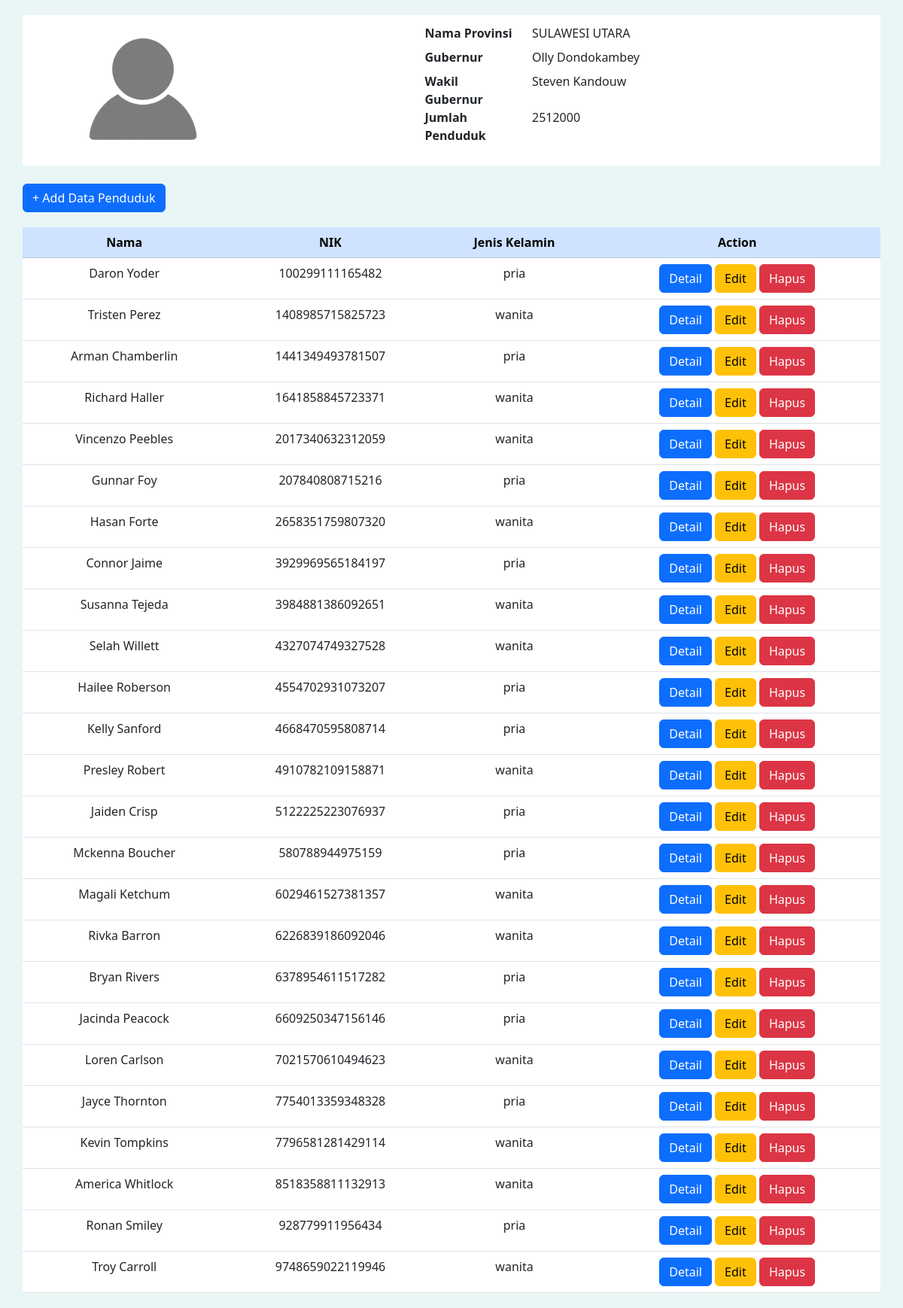
/list-penduduk/view_population.php?kode_provinsi=71, run on the app's committed database.
### tables this page shows
CREATE TABLE `tb_provinsi` (
  `Kode_Provinsi` varchar(5) NOT NULL,
  `Nama_Provinsi` varchar(30) NOT NULL,
  `Jumlah_Penduduk` int(11) NOT NULL,
  `Gubernur` varchar(100) NOT NULL,
  `Wakil_Gubernur` varchar(100) NOT NULL
);

CREATE TABLE `tb_penduduk` (
  `NIK` char(18) NOT NULL,
  `Nama` varchar(100) NOT NULL,
  `Jenis_Kelamin` varchar(9) NOT NULL,
  `Kota` varchar(30) NOT NULL,
  `Provinsi` varchar(50) NOT NULL,
  `Tanggal_Lahir` date NOT NULL,
  `Status` varchar(13) NOT NULL,
  `Agama` varchar(20) NOT NULL,
  `Pekerjaan` varchar(50) NOT NULL
);

### list-penduduk/view_population.php (the view, shortened to what this page needs)
<!DOCTYPE html>
<html lang="en">
    <head>
        <link
            href="https://cdn.jsdelivr.net/npm/bootstrap@5.2.1/dist/css/bootstrap.min.css"
            rel="stylesheet"
        />
        <link rel="stylesheet" href="assets/style.css" />
    </head>
    <body>
        <article class="container detail horizontal-center row align-items-center">
            <div class="img empty-profile col-md-4 horizontal-center">
                <img src="assets/empty-profile.png" alt="foto profil kosong" width="200px;" />
            </div>
            <div class="information col-md-6 horizontal-center">
                <dl class="row align-content-center">
                    <?php
                        require_once('../lib/db_login.php');
                        $kode_provinsi = $_GET['kode_provinsi'];
                        $query = "SELECT * FROM tb_provinsi WHERE Kode_Provinsi=" . $kode_provinsi ;
                        $result = $db->query($query);
                        while ($row = $result->fetch_object()) {
                            echo '<dt class="col-sm-3">Nama Provinsi</dt>';
                            echo '<dd class="col-sm-9">' . $row->Nama_Provinsi . '</dd>';
                            echo '<dt class="col-sm-3">Gubernur</dt>';
                            echo '<dd class="col-sm-9">' . $row->Gubernur . '</dd>';
                            echo '<dt class="col-sm-3">Wakil Gubernur</dt>';
                            echo '<dd class="col-sm-9">' . $row->Wakil_Gubernur . '</dd>';
                            echo '<dt class="col-sm-3">Jumlah Penduduk</dt>';
                            echo '<dd class="col-sm-9">' . $row->Jumlah_Penduduk . '</dd>';
                        }
                    ?>
                </dl>
            </div>
        </article>
        <br />
        <div class="container horizontal-center">
            <a href="../form/add_penduduk.php" class="btn btn-primary">+ Add Data Penduduk</a> <br />
        </div>
        <article class="container list-penduduk text-center">
            <table class="table table-hover">
                <thead class="table-primary">
                    <tr>
                        <th>Nama</th>
                        <th>NIK</th>
                        <th>Jenis Kelamin</th>
                        <th>Action</th>
                    </tr>
                </thead>
                <tbody>
                    <tr>
                        <?php
                            $query = "SELECT * FROM tb_penduduk WHERE Provinsi=" . $kode_provinsi;
                            $result = $db->query($query);
                            while ($row = $result->fetch_object()) {
                                echo "<tr>";
                                echo "<td>" . $row->Nama . "</td>";
                                echo "<td>" . $row->NIK . "</td>";
                                echo "<td>" . $row->Jenis_Kelamin . "</td>";
                                echo "<td><a href='../form/detail.php?nik=".$row->NIK."' class='btn btn-primary'>Detail</a> ";
                                echo "<a href='../form/edit_penduduk.php?nik=".$row->NIK."' class='btn btn-warning'>Edit</a> ";
                                echo "<a class='btn btn-danger'>Hapus</a></td>";
                                echo "</tr>";
                            }
                        ?>
                    </tr>
                </tbody>
            </table>
        </article>
    </body>
</html>

### list-penduduk/assets/style.css (style rules this page uses)
body { background-color: #eaf6f6; }
article { margin: 20px; padding: 0; background-color: #ffffff; }
article.detail { margin-top: 20px; }
.container { padding: 0; }
.horizontal-center { margin: 0 auto; }

### data on the page
tb_provinsi: Nama_Provinsi "SULAWESI UTARA", Gubernur "Olly Dondokambey", Wakil_Gubernur "Steven Kandouw", Jumlah_Penduduk "2512000"
tb_penduduk: Nama "Daron Yoder", NIK "100299111165482", Jenis_Kelamin "pria"
tb_penduduk: Nama "Tristen Perez", NIK "1408985715825723", Jenis_Kelamin "wanita"
tb_penduduk: Nama "Arman Chamberlin", NIK "1441349493781507", Jenis_Kelamin "pria"
tb_penduduk: Nama "Richard Haller", NIK "1641858845723371", Jenis_Kelamin "wanita"
tb_penduduk: Nama "Vincenzo Peebles", NIK "2017340632312059", Jenis_Kelamin "wanita"
tb_penduduk: Nama "Gunnar Foy", NIK "207840808715216", Jenis_Kelamin "pria"
tb_penduduk: Nama "Hasan Forte", NIK "2658351759807320", Jenis_Kelamin "wanita"
tb_penduduk: Nama "Connor Jaime", NIK "3929969565184197", Jenis_Kelamin "pria"
tb_penduduk: Nama "Susanna Tejeda", NIK "3984881386092651", Jenis_Kelamin "wanita"
tb_penduduk: Nama "Selah Willett", NIK "4327074749327528", Jenis_Kelamin "wanita"
tb_penduduk: Nama "Hailee Roberson", NIK "4554702931073207", Jenis_Kelamin "pria"
tb_penduduk: Nama "Kelly Sanford", NIK "4668470595808714", Jenis_Kelamin "pria"
tb_penduduk: Nama "Presley Robert", NIK "4910782109158871", Jenis_Kelamin "wanita"
tb_penduduk: Nama "Jaiden Crisp", NIK "5122225223076937", Jenis_Kelamin "pria"
tb_penduduk: Nama "Mckenna Boucher", NIK "580788944975159", Jenis_Kelamin "pria"
tb_penduduk: Nama "Magali Ketchum", NIK "6029461527381357", Jenis_Kelamin "wanita"
tb_penduduk: Nama "Rivka Barron", NIK "6226839186092046", Jenis_Kelamin "wanita"
tb_penduduk: Nama "Bryan Rivers", NIK "6378954611517282", Jenis_Kelamin "pria"
tb_penduduk: Nama "Jacinda Peacock", NIK "6609250347156146", Jenis_Kelamin "pria"
tb_penduduk: Nama "Loren Carlson", NIK "7021570610494623", Jenis_Kelamin "wanita"
tb_penduduk: Nama "Jayce Thornton", NIK "7754013359348328", Jenis_Kelamin "pria"
tb_penduduk: Nama "Kevin Tompkins", NIK "7796581281429114", Jenis_Kelamin "wanita"
tb_penduduk: Nama "America Whitlock", NIK "8518358811132913", Jenis_Kelamin "wanita"
tb_penduduk: Nama "Ronan Smiley", NIK "928779911956434", Jenis_Kelamin "pria"
tb_penduduk: Nama "Troy Carroll", NIK "9748659022119946", Jenis_Kelamin "wanita"
